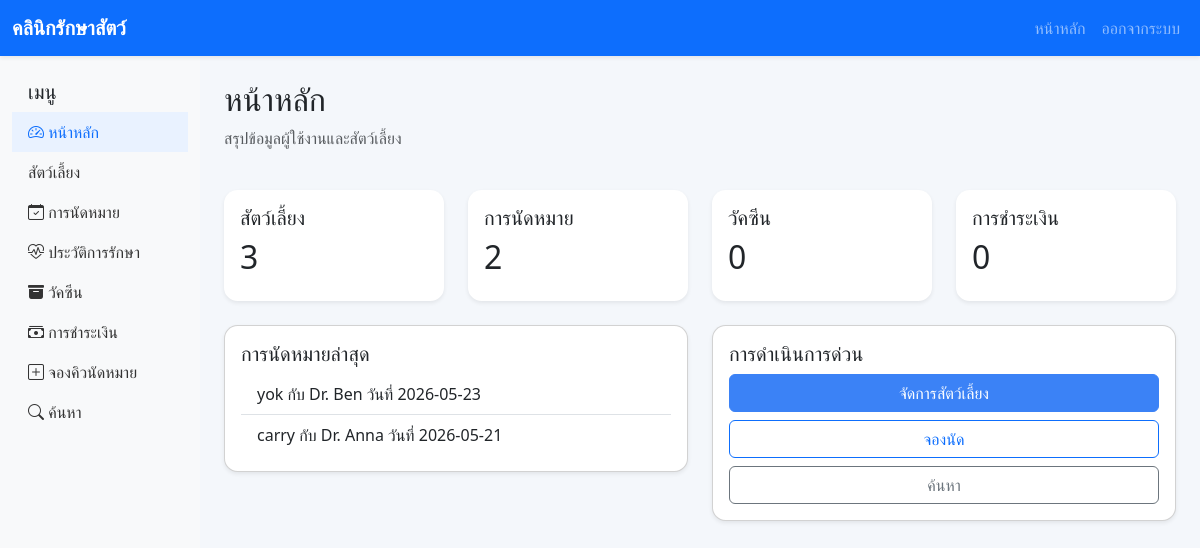
/dashboard (signed in), run on the app's committed database.
### models/appointment.py (models this page shows)
class Appointment(db.Model):
    __tablename__ = 'appointments'
    id = db.Column(db.Integer, primary_key=True)
    pet_id = db.Column(db.Integer, db.ForeignKey('pets.id'), nullable=False)
    doctor_id = db.Column(db.Integer, db.ForeignKey('doctors.id'), nullable=False)
    appointment_date = db.Column(db.Date, nullable=False)
    appointment_time = db.Column(db.String(20), nullable=False)
    status = db.Column(db.String(50), nullable=False, default='Pending')
    note = db.Column(db.Text, nullable=True)
    treatment = db.relationship('Treatment', backref='appointment', uselist=False)
    payment = db.relationship('Payment', backref='appointment', uselist=False)

### models/pet.py (models this page shows)
class Pet(db.Model):
    __tablename__ = 'pets'
    id = db.Column(db.Integer, primary_key=True)
    owner_id = db.Column(db.Integer, db.ForeignKey('users.id'), nullable=False)
    pet_name = db.Column(db.String(120), nullable=False)
    species = db.Column(db.String(80), nullable=False)
    breed = db.Column(db.String(100), nullable=True)
    age = db.Column(db.Integer, nullable=True)
    gender = db.Column(db.String(20), nullable=True)
    weight = db.Column(db.Float, nullable=True)
    image = db.Column(db.String(200), nullable=True)
    appointments = db.relationship('Appointment', backref='pet', lazy=True)
    vaccines = db.relationship('Vaccine', backref='pet', lazy=True)

### models/doctor.py (models this page shows)
class Doctor(db.Model):
    __tablename__ = 'doctors'
    id = db.Column(db.Integer, primary_key=True)
    doctor_name = db.Column(db.String(120), nullable=False)
    specialty = db.Column(db.String(120), nullable=False)
    phone = db.Column(db.String(50), nullable=True)
    email = db.Column(db.String(120), nullable=True)
    appointments = db.relationship('Appointment', backref='doctor', lazy=True)

### routes/user.py (the view)
@user_bp.route('/dashboard')
@login_required
def dashboard():
    if current_user.is_admin():
        return redirect(url_for('admin.dashboard'))
    pets = Pet.query.filter_by(owner_id=current_user.id).all()
    appointments = Appointment.query.join(Pet).filter(Pet.owner_id == current_user.id).order_by(Appointment.appointment_date.desc()).limit(5).all()
    vaccines = Vaccine.query.join(Pet).filter(Pet.owner_id == current_user.id).order_by(Vaccine.vaccine_date.desc()).limit(5).all()
    payments = Payment.query.join(Appointment).join(Pet).filter(Pet.owner_id == current_user.id).order_by(Payment.payment_date.desc()).limit(5).all()
    return render_template('dashboard.html', pets=pets, appointments=appointments, vaccines=vaccines, payments=payments)

### models/user.py (called while the page is built)
    def is_admin(self):
        return self.role == 'admin'

### templates/dashboard.html (shortened to what this page needs)
{% extends 'base.html' %}
{% block content %}
<div class="d-flex justify-content-between align-items-center mb-4">
    <div>
        <h2>หน้าหลัก</h2>
        <p class="text-muted">สรุปข้อมูลผู้ใช้งานและสัตว์เลี้ยง</p>
    </div>
</div>
<div class="row g-4">
    <div class="col-md-3">
        <div class="card shadow-sm border-0">
            <div class="card-body">
                <h5>สัตว์เลี้ยง</h5>
                <h2>{{ pets|length }}</h2>
            </div>
        </div>
    </div>
    <div class="col-md-3">
        <div class="card shadow-sm border-0">
            <div class="card-body">
                <h5>การนัดหมาย</h5>
                <h2>{{ appointments|length }}</h2>
            </div>
        </div>
    </div>
    <div class="col-md-3">
        <div class="card shadow-sm border-0">
            <div class="card-body">
                <h5>วัคซีน</h5>
                <h2>{{ vaccines|length }}</h2>
            </div>
        </div>
    </div>
    <div class="col-md-3">
        <div class="card shadow-sm border-0">
            <div class="card-body">
                <h5>การชำระเงิน</h5>
                <h2>{{ payments|length }}</h2>
            </div>
        </div>
    </div>
</div>
<div class="row mt-4">
    <div class="col-md-6">
        <div class="card shadow-sm">
            <div class="card-body">
                <h5 class="card-title">การนัดหมายล่าสุด</h5>
                {% if appointments %}
                <ul class="list-group list-group-flush">
                    {% for appointment in appointments %}
                    <li class="list-group-item">
                        {{ appointment.pet.pet_name }} กับ {{ appointment.doctor.doctor_name }} วันที่ {{ appointment.appointment_date }}
                    </li>
                    {% endfor %}
                </ul>
                {% else %}
                <p class="text-muted">ไม่มีรายการนัดหมายล่าสุด</p>
                {% endif %}
            </div>
        </div>
    </div>
    <div class="col-md-6">
        <div class="card shadow-sm">
            <div class="card-body">
                <h5 class="card-title">การดำเนินการด่วน</h5>
                <a class="btn btn-primary mb-2 w-100" href="{{ url_for('user.pets') }}">จัดการสัตว์เลี้ยง</a>
                <a class="btn btn-outline-primary mb-2 w-100" href="{{ url_for('appointment.book_appointment') }}">จองนัด</a>
                <a class="btn btn-outline-secondary w-100" href="{{ url_for('appointment.search') }}">ค้นหา</a>
            </div>
        </div>
    </div>
</div>
{% endblock %}

### static/css/style.css (style rules this page uses)
body { background: #f4f7fb; min-height: 100vh; }
.card { border-radius: 0.85rem; }
.btn-primary { background: #3b82f6; border-color: #3b82f6; }

### data on the page
Appointment: pet.pet_name "yok", doctor.doctor_name "Dr. Ben", appointment_date "2026-05-23"
Appointment: pet.pet_name "carry", doctor.doctor_name "Dr. Anna", appointment_date "2026-05-21"

### other printed values
{{ pets|length }} "3"
{{ appointments|length }} "2"
{{ vaccines|length }} "0"
{{ payments|length }} "0"
